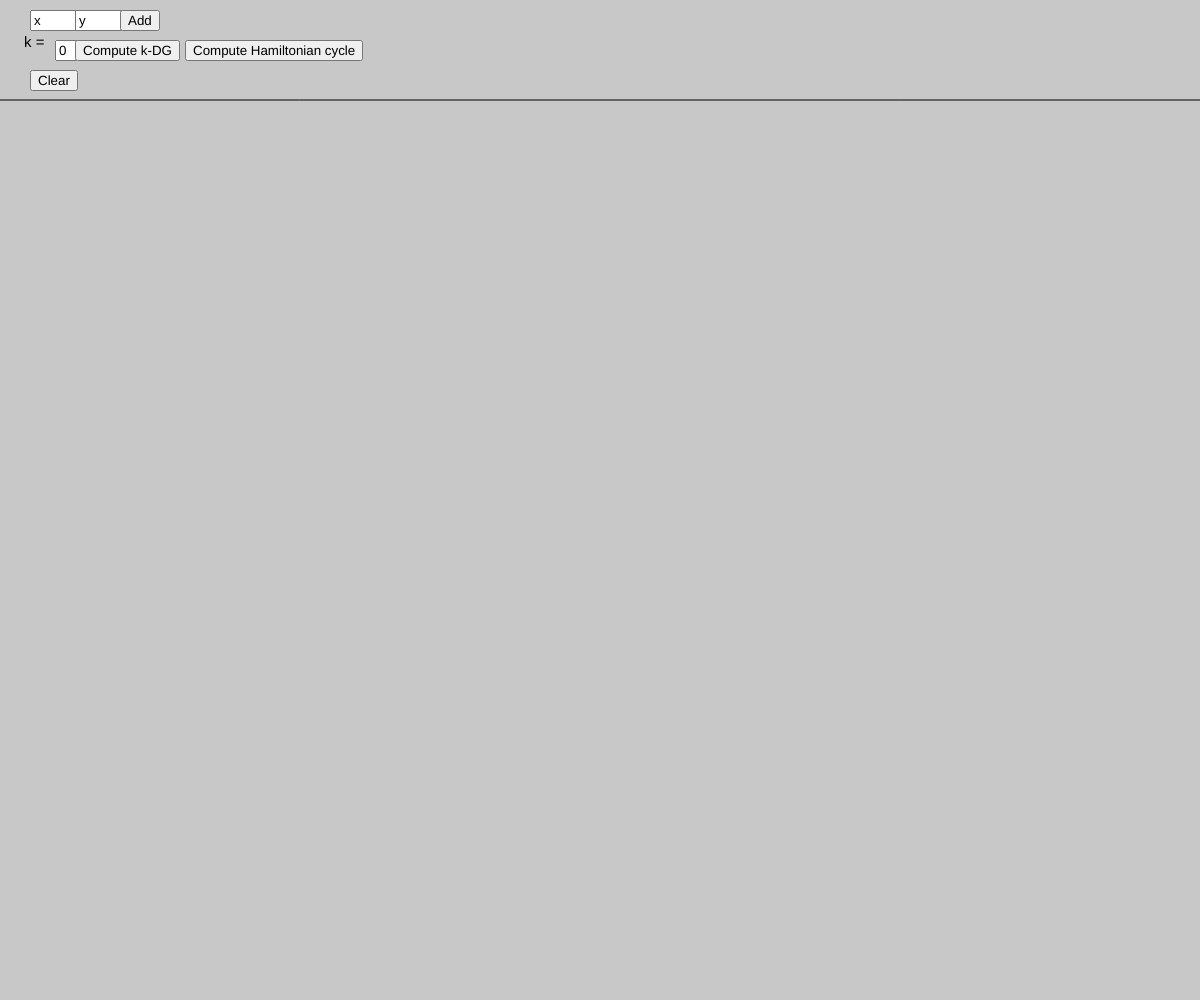
Frame 1 (no input)
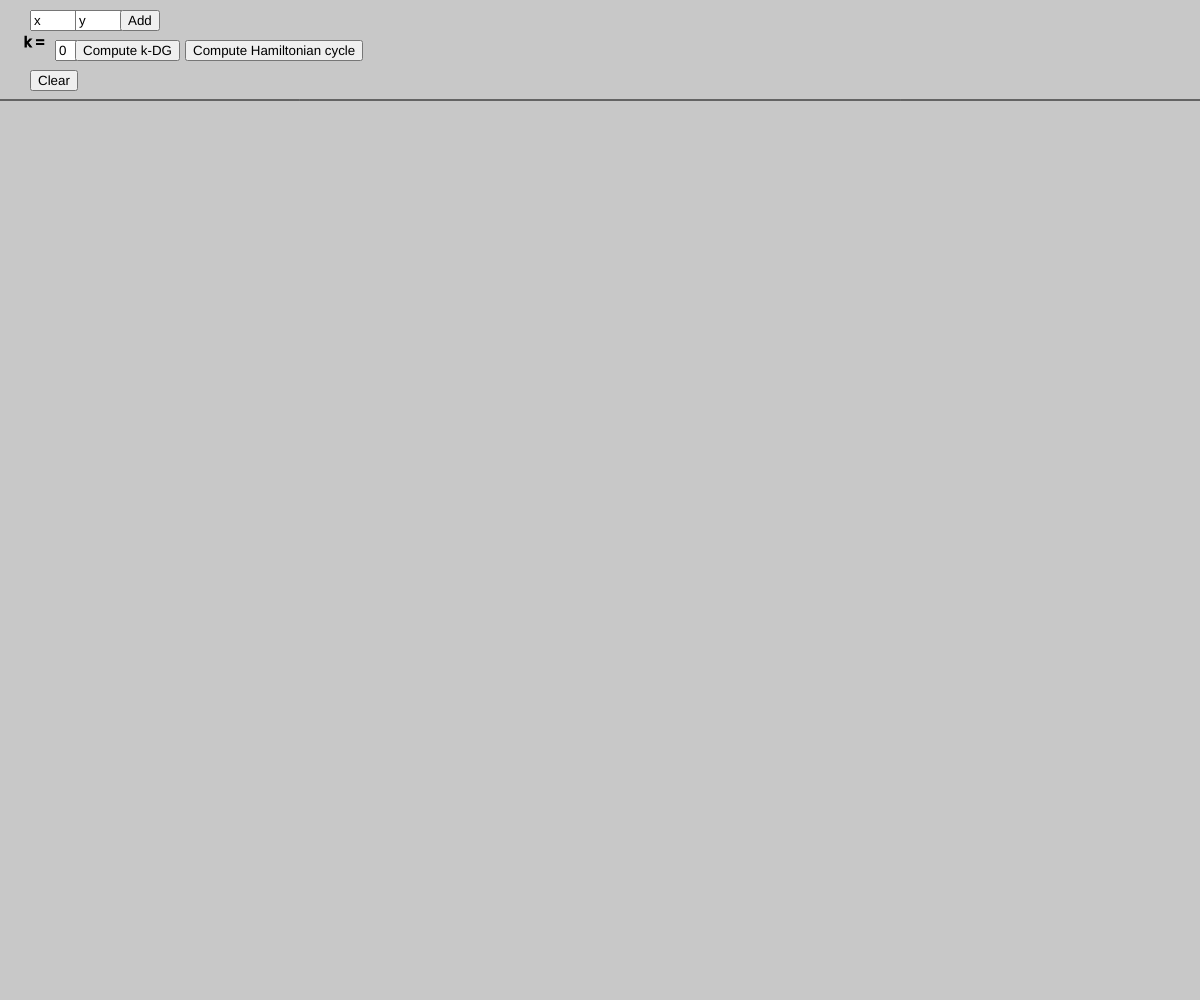
Frame 60 (no input)
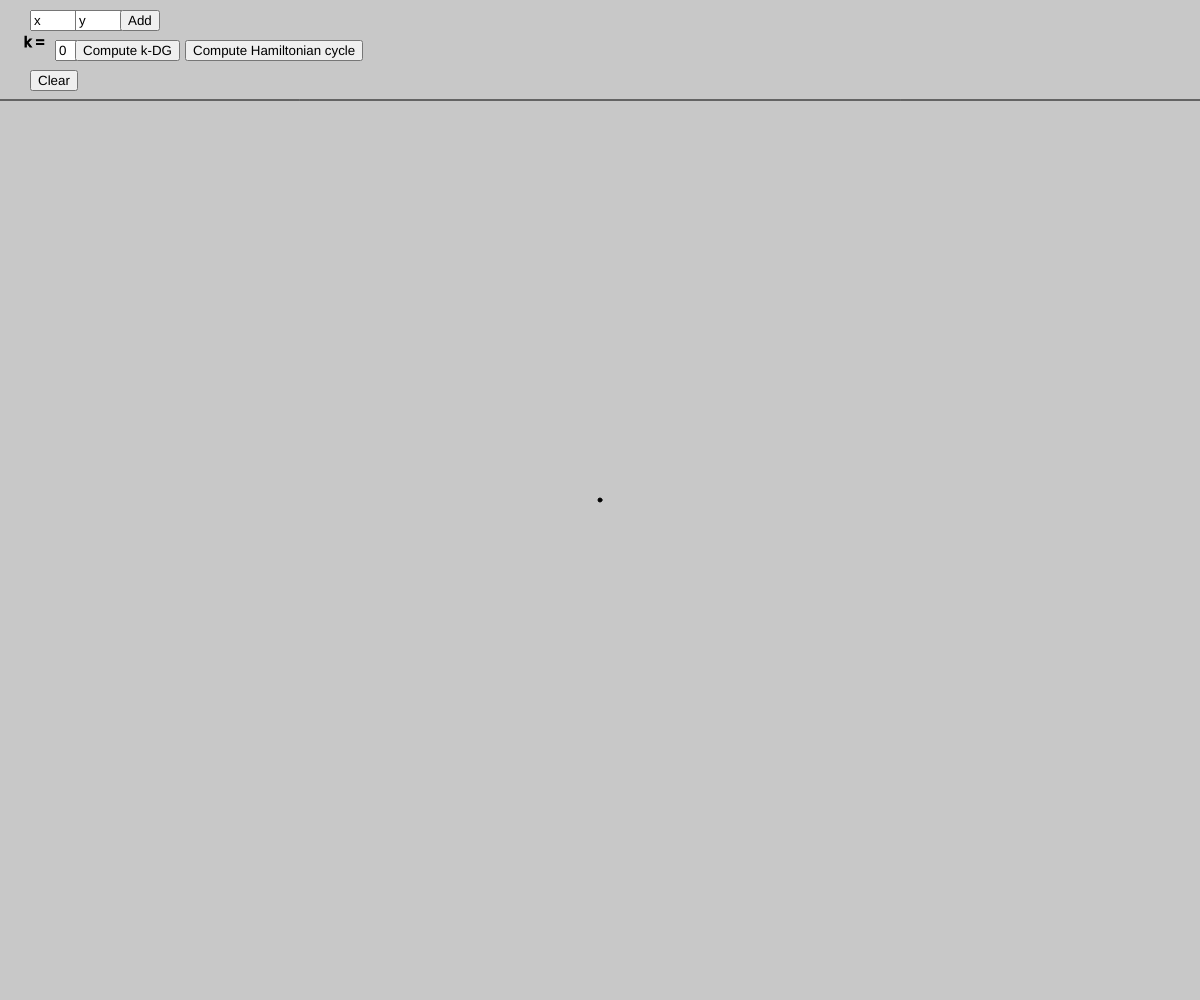
Frame 120 (the mouse pressed at the canvas centre since frame 60)

The p5.js sketch that drew these frames (run headless with seeded random() and noise() and a simulated clock; from frame 60 on, the mouse is pressed at the canvas centre):

// p5.js sketch
// ── sketch.js
/* eslint-disable no-undef, no-unused-vars */

/* TO DO :
		- debug path
 */

class Point {
		constructor(x, y, id) {
				this.x = x;
				this.y = y;
				this.id = id;
		}

		isInside(a, b, c){
				let det = this.detCircle(a, b, c);
				let isCCW = this.ccw(a, b, c);
				return (( isCCW && det >= 0) || (!isCCW && det <= 0));
		}

		detCircle(a, b, c){
				// Source : https://stackoverflow.com/questions/39984709/how-can-i-check-wether-a-point-is-inside-the-circumcircle-of-3-points
				let ax = a.x-this.x;
				let ay = a.y-this.y;
				let bx = b.x-this.x;
				let by = b.y-this.y;
				let cx = c.x-this.x;
				let cy = c.y-this.y;
				return((ax*ax + ay*ay) * (bx*cy-cx*by) - (bx*bx + by*by) * (ax*cy-cx*ay) + (cx*cx + cy*cy) * (ax*by-bx*ay));
		}

		ccw(a, b, c) {
				return (b.x - a.x)*(c.y - a.y)-(c.x - a.x)*(b.y - a.y) > 0;
		}
}

class Edge{
		constructor(end1, end2) {
				this.end1 = end1;
				this.end2 = end2;
		}
}

let id = 0;
let points = [];
let graph = [];
let hamCycle = [];
let lenGraph = 0;

function setup() {
		createCanvas(windowWidth, windowHeight);
		// Put setup code here
		fill("black");
		textSize(15);
		clearButton = createButton("Clear");
		clearButton.position(30, 70);
		clearButton.mousePressed(resetPoints);

		inputX = createInput('x');
		inputX.position(30, 10);
		inputX.size(40);
		inputY = createInput('y');
		inputY.position(inputX.x + inputX.width+5, 10);
		inputY.size(40);
		addButton = createButton("Add");
		addButton.position(inputY.x + inputY.width + 5, 10);
		addButton.mousePressed(function(){addPoint(inputX.value(), inputY.value());});

		inputK = createInput('0');
		inputK.position(55, 40);
		inputK.size(15);
		computeKDButton = createButton('Compute k-DG');
		computeKDButton.position(inputK.x + inputK.width + 5, 40);
		computeKDButton.mousePressed(function(){computeKDG(inputK.value());});
		computeHamButton = createButton('Compute Hamiltonian cycle');
		computeHamButton.position(computeKDButton.x + computeKDButton.width + 5 , 40);
		computeHamButton.mousePressed(computeHamC);
}

function resetPoints() {
		points = [];
		graph = [];
		hamCycle = [];
		id = 0;
		lenGraph = 0;
}

function addPoint(x,y){
		x = parseInt(x);
		y = parseInt(y);
		if (!isNaN(x) && !isNaN(y) && x < windowWidth && y > 100 && y < windowHeight){
				points.push(new Point(x, y));
		}
}

function computeKDG(k){
		graph = [];
		hamCycle = [];
		if(points.length < 3) return;
		let count = 0;
		k = parseInt(k);
		if (isNaN(k)){
				k = 0;
		}
		for (let a = 0; a < points.length; a++) {
				for (let b = a + 1; b < points.length; b++) {
						for (let c = b + 1; c < points.length; c++) {
								for (let d = 0; d < points.length; d++) {
										if (points[d].isInside(points[a],points[b],points[c])){
												count ++;
										}
								}
								if (count <= k+3){
										graph.push(new Edge(points[a],points[b]));
										graph.push(new Edge(points[b],points[c]));
										graph.push(new Edge(points[c],points[a]));
								}
								count = 0;
						}
				}
		}
		let pointIn = [];
		for (let e in graph){
				if (!pointIn.includes(graph[e].end1)){
						pointIn.push(graph[e].end1);
				}if (!pointIn.includes(graph[e].end2)){
						pointIn.push(graph[e].end2);
				}
		}
		lenGraph = pointIn.length;
}

function computeHamC(){
		let adjacencyMatrix = computeMatrix();
		let currPath = [points[0]];
		hamCycle = hamCycleUtil(currPath, adjacencyMatrix);
}

function isSafe(v, path, adjacencyMatrix) {
		if (adjacencyMatrix[path[path.length-1].id][v.id] === 0){return false;}
		return !path.includes(v);
}

function hamCycleUtil(path, adjacencyMatrix){
		if (path.length === lenGraph){
				if (adjacencyMatrix[path[path.length - 1].id ][ path[0].id ] === 1){
						return path;
				}
				else{return false;}
		}

		for (let v in points){
				if (isSafe(points[v], path, adjacencyMatrix) === true) {
						path.push(points[v]);

						if (hamCycleUtil(path, adjacencyMatrix) !== false) {
								return path;
						}
						path.pop();
				}
		}
		return false;
}

function computeMatrix(){
		let matrix = [];
		for (let i = 0; i < points.length; i++){
				matrix.push(new Array(points.length).fill(0));
		}
		for (let e in graph){
				matrix[graph[e].end1.id][graph[e].end2.id] = 1;
				matrix[graph[e].end2.id][graph[e].end1.id] = 1;
		}
		return matrix;
}

function draw() {
		// Put drawings here
		background(200);
		text('k = ', 24,47);
		line(0, 100, windowWidth, 100);
		// Draw Points
		for (let i in points) {
				ellipse(points[i].x, points[i].y, 4, 4);
		}
		// Draw Graph
		for (let i in graph){
				line(graph[i].end1.x, graph[i].end1.y, graph[i].end2.x, graph[i].end2.y);
		}
		// Draw Cycle
		let l = hamCycle.length;
		stroke("red");
		for (let i = 0; i < l; i++){
				line(hamCycle[i].x, hamCycle[i].y, hamCycle[(i+1)%l].x, hamCycle[(i+1)%l].y);
		}
		stroke("black");
}

function mousePressed() {
		if (mouseY > 100) {
				// Inside of drawing area
				points.push(new Point(mouseX, mouseY, id));
				id++;
		}
}

// This Redraws the Canvas when resized
windowResized = function () {
		resizeCanvas(windowWidth, windowHeight);
};

// ── report.html
<!DOCTYPE html>
<html lang="en">
<head>
    <meta charset="UTF-8">
    <title>Report</title>
    <link href="css/report.css" rel="stylesheet" />
</head>
<header>
    <nav>
        <a href="index.html"><strong>Go to application</strong></a>
    </nav>
</header>
<body>
	<h1>Are 1-Delaunay graph hamiltonian ?</h1>
		<h2>Introduction</h2>
			As some researchers conjuctured that 1-Delaunay graphs are Hamiltonian[1], it is yet not shown. On the other hand, it was shown that 10-Delaunay graphs are always Hamiltonian[4]. The aim of the application is to allow a user to experiment on the hamiltonicity of k-Delaunay graph. In this report, the application will be introduce, as well as the different algorithms used in its implementation.

		<h2>Presentation</h2>
			<p>Firstly, the main topic should be defined. The k-Delaunay graph on a set of points has an edge between two vertices if there exists a disk that contains these points and no more than k other points. That graph would be Hamiltonian if it contains an Hamiltonian cycle, a cycle that visits once and only once each vertex of the graph[2].</p>
			<p>The tool is quite simple to use. The user may add points to the drawing area by clicking at the desired position or by entering coordinates in the input fields on the very top and then clicking on the "Add" button. Adding the points by coordinates allows to have more accuracy in the drawing. The user should just be aware that the coordinate system used is the same as in javascript : x growing from left to right and y from top to bottom. If the user tries to add a point outside of the drawing area (outside of the window or above the line), nothing will happen.</p>
			<img src="empty.png" alt="Application" class="center"/>
			<p>Once they are satified by the layout, the "Compute k-DG" button allows to display the k-Delaunay graph. They may choose the value of k in the input field on the left of the button. If the input is not valid, the default value is 0. Eventually the "Compute Hamiltonian cycle" button will display an hamiltonian cycle in the graph if there is one.</p>
			<p>The "Clear" button will clear everything that has been drew.</p>

		<h2>Algorithms</h2>
			<h3>K-Delaunay graphs</h3>
				<p>As it was explain, a k-Delaunay graph has an edge between two points if there is a disk containing these two points and no more than k others. But there is another way to define it.</p>
				<p>Indeed, the k-Delaunay triangles can be used. A triangle is said k-Delaunay if its circumcircle contains no more than k other points. Then, if an edge is an edge of a k-Delaunay triangle, it is also part of the k-Delaunay graph.</p>
				<p>Knowing that, there is a simple algorithm to compute the graph. For every triple of points, we check whether there are more than k other points in the circumcircles. Since there are n choose 3 triangles, the running time of the algorithm is O(n<sup>4</sup>).</p>
				<div class="row">
					<div class="column">
						<img src="app.png" alt="k0" style="width:100%"/>
					</div>
					<div class="column">
						<img src="appK1.PNG" alt="k1" style="width:100%"/>
					</div>
				</div>
				
			<h3>Hamiltonian cycles</h3>
				<p>Once the graph is computed, the search for an hamiltonian cycle can be made. The implemented algorithm uses backtracking.</p>
				<p>A recursive function takes the current path that is tried and check for every vertex if it can be added. A vertex is valid if it is not visited yet and if there is an edge between it and the last point of the current path. If a vertex is safe to add, then it is added to the path and the function is called again. If it ends on an invalid path, the point is removed from the path. The worst case for this algorithm O(n!)[3].</p>
				<img src="appHam.png" alt="Ham" class="center2"/>


			<h3>Other</h3>
				<p>Even though the algorithms are described above, some points have been left out.</p>
				<p>To compute the hamiltonian cycle, it is needed to know the number of vertex in the graph. This calculation is made at the end of the computation of the graph and takes O(n<sup>3</sup>), since for every edge we check in a list if the point is already counted. There are at most n<sup>2</sup> egdes and the list has at most n points. Since the algorithm to compute the graph is O(n<sup>4</sup>), it does not add complexity.</p>
				<p>Still to compute the cycle, the fisrt step was to find the adjacency matrix, so it is not necessary to search in all the edges an edge between two vertices. The computation of the matrix takes a O(n<sup>2</sup>) since every edge is taken in account and there is at most n<sup>2</sup> edges.</p>

		<h2>Conclusion</h2>
			<p>Although the application could be improved with some features, like the implementation of Gabriel graphs, it might be a useful tools to test different Delaunay graphs' Hamiltonicity. The algorithms used may also be improved to decrease the time complexity. For example, the Hamiltonian cycle problem might be solved using heuristics as describeb by Rubin[5].</p>

		<h2>Bibliography</h2>
			<p>[1] Abellanas Manuel, Bose P, García J, Hurtado F, Nicolás C, Ramos P. "On structural and graph theoretic properties of higher order Delaunay graphs". <i>International Journal of Computational Geometry & Applications</i>. Vol 19, no 06. 2008. https://doi.org/10.1142/S0218195909003143.</p>
			<p>[2] Weisstein Eric W. "Hamiltonian Graph." From MathWorld--A Wolfram Web Resource. https://mathworld.wolfram.com/HamiltonianGraph.html.</p>
			<p>[3] Vaibhav Jaimini. "Hamiltonian Path" From hackerearth.com. https://www.hackerearth.com/practice/algorithms/graphs/hamiltonian-path/tutorial/.</p>
			<p>[4] Saumell Maria. "On the Hamiltonicity and related properties of variants of the Delaunay triangulation". University of West Bohemia. 2014.</p>
			<p>[5] Rubin Frank. "A search Procedure for Hamilton Paths and Circuits". <i>Journal of the ACM</i>. Vol 21, no 04. 1974. https://doi.org/10.1145/321850.321854.</p>
			<p>[] Dillencourt Michael B. "Finding Hamiltonian cycles in Delaunay triangulations is NP-complete". <i>Discrete Applied Mathematics</i>. 64 207-217. 1994.</p>

</body>
<footer>
	<a href="https://github.com/Eijil1/KDGHamiltonicity/tree/gh-pages">GitHub repository</a>
	<p>By Delphine Somerhausen</p>
</footer>
</html>
